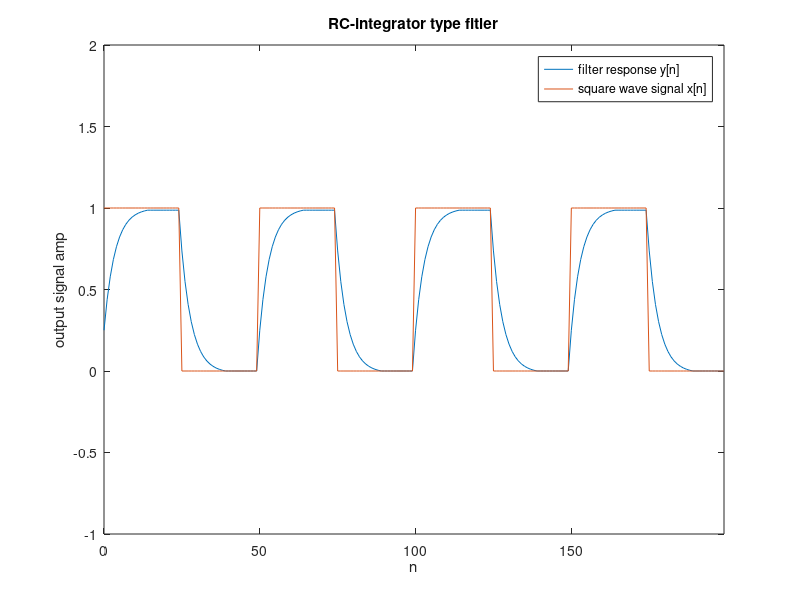

Reproduce this figure in MATLAB.
L = 200;
K = 50;
n = 0:L-1;
x = double(rem(n,K)< K/2);
for i = 1:1:200
    if i<=15
        h(i) = 0.25.*(0.75 .^ n(i));
    else
        h(i) = 0;
    end
end
y = conv(x,h);
for i = 1:1:200
    newY(i) = y(i);
end
plot(n,newY);
hold on
plot(n,x);
axis([0 199 -1 2])
xlabel("n");
ylabel("output signal amp");
title("RC-integrator type fitler")
legend("filter response y[n]","square wave signal x[n]")